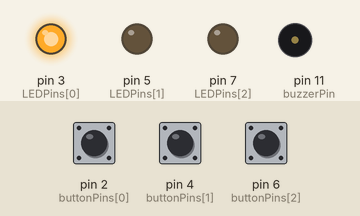
A sketch run on a simulated Arduino Uno, built with avr-gcc and run on an emulated ATmega328P. Shown: output pins drawn as LEDs (lit = HIGH), buzzer (waves = sounding). Inputs (shaded band) come from the test bench; at power-on: pin 4 (buttonPins[1]) HIGH, pin 6 (buttonPins[2]) HIGH, pin 2 (buttonPins[0]) HIGH.

Above: at 1.2 s.
1.3 s: pin 4 (buttonPins[1]) pulled LOW for 0.15 s
At 2.9 s:
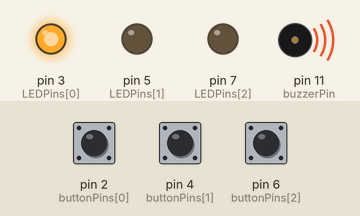
4.4 s: pin 6 (buttonPins[2]) pulled LOW for 1 s
At 5.3 s:
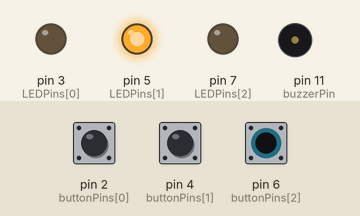
8.4 s: pin 2 (buttonPins[0]) pulled LOW for 0.15 s
11.5 s: pin 6 (buttonPins[2]) pulled LOW for 0.15 s
At 11.9 s:
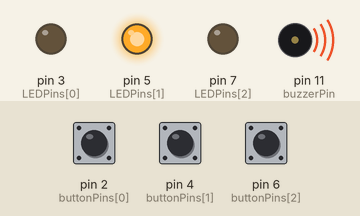
14.6 s: pin 2 (buttonPins[0]) pulled LOW for 1 s
17.1 s: pin 2 (buttonPins[0]) pulled LOW for 3.2 s
At 24.0 s:
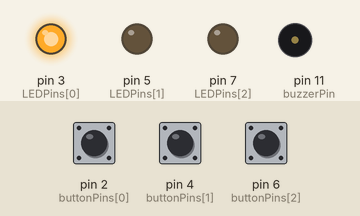
Timing chart, 0 to 24.8 s (numbered marks = the images above; inputs shaded):
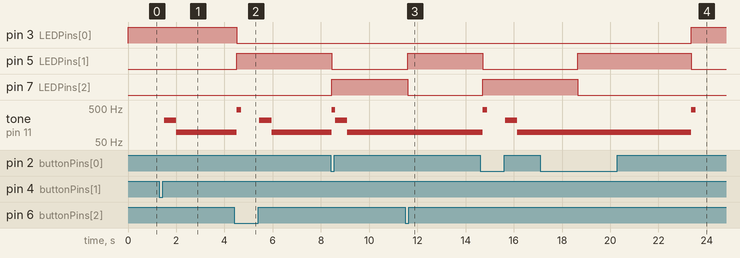

The sketch:

Homework_03.ino
```cpp
const int floors = 3;
const int buttonPins[floors] = { 2, 4, 6 };
const int LEDPins[floors] = { 3, 5, 7 };
const int buzzerPin = 11;
const int stateLEDPin = 10;

unsigned int currentFloor = 0;
unsigned int targetFloor = 0;
bool elevatorMoving = false;
bool doorsClosing = false;

// button debouncing
byte reading[floors];
byte lastReading[floors];
byte buttonState[floors];
unsigned long lastDebounceTime[floors];
unsigned long debounceDelay = 50;

// timing
unsigned long lastFloorTime = 0;
unsigned long doorCloseTime = 0;

// simulation parameters
const int blinkTime = 500;
const int floorDelay = 2500;
const int doorDelay = 500;

const int moveTone = 96;
const int openTone = 440;
const int closeTone = 220;


void setup() {
  for (int i = 0; i < floors; i++) {
    pinMode(buttonPins[i], INPUT_PULLUP);
    pinMode(LEDPins[i], OUTPUT);
    reading[i] = HIGH;
    lastReading[i] = HIGH;
    buttonState[i] = HIGH;

    lastDebounceTime[i] = 0;
  }

  Serial.begin(9600);
}


void loop() {
  // start reading buttons and debounce
  for (int i = 0; i < floors; i++) {
    reading[i] = digitalRead(buttonPins[i]);

    if (reading[i] != lastReading[i]) {
      lastDebounceTime[i] = millis();
    }

    if ((millis() - lastDebounceTime[i]) > debounceDelay) {
      if (reading[i] != buttonState[i]) {
        buttonState[i] = reading[i];
        if (buttonState[i] == HIGH && i != currentFloor) {
          // button i was pressed
          targetFloor = i;
          doorsClosing = true;
          doorCloseTime = millis();
        }
      }
    }
    lastReading[i] = reading[i];

    // update floor LEDs
    if(i != currentFloor) digitalWrite(LEDPins[i], LOW);
    else digitalWrite(LEDPins[i], HIGH);
  }

  // door operation
  if(doorsClosing) {
    tone(buzzerPin, closeTone);
    if(millis() - doorCloseTime > doorDelay) {
      doorsClosing = false;
      elevatorMoving = true;
      lastFloorTime = millis();
      // tone(buzzerPin, moveTone);
    }

  }

  // elevator operation
  if (elevatorMoving) {
    tone(buzzerPin, moveTone);

    if (currentFloor == targetFloor) {
      elevatorMoving = false;
      tone(buzzerPin, openTone, 200);
    }

    // move elevator
    else if(millis() - lastFloorTime > floorDelay) {
      lastFloorTime = millis();
      if (currentFloor > targetFloor) currentFloor--;
      else currentFloor++;
    }

    // blink state LED
    if (millis() % blinkTime < blinkTime/2) digitalWrite(stateLEDPin, HIGH);
    else digitalWrite(stateLEDPin, LOW);
  }

  // elevator idle
  else {
    digitalWrite(stateLEDPin, LOW);
  }
}
```

Measured:
- after the input at 1.3 s, tone on pin 11 (buzzerPin): silent → 220 Hz after 0.20 s, → 96 Hz 0.50 s later
- after the input at 11.5 s, pin 3 (LEDPins[0]): stays LOW (without the input it goes to HIGH after 2.6 s); pin 5 (LEDPins[1]): goes on until 11.6 s, then stays HIGH; tone on pin 11 (buzzerPin): stays 96 Hz (without the input it goes to 440 Hz after 2.6 s)
- after the input at 17.1 s, pin 3 (LEDPins[0]): LOW → HIGH after 6.3 s instead of 4.1 s
